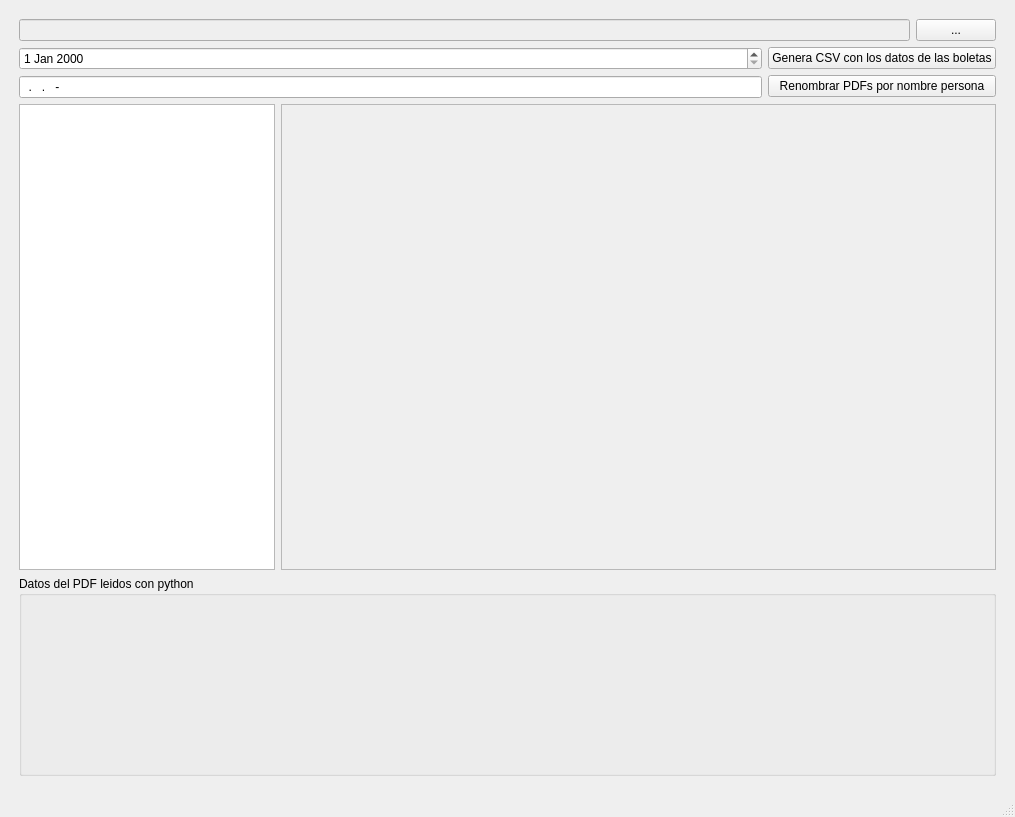
<?xml version="1.0" encoding="UTF-8"?>
<ui version="4.0">
 <class>MainWindow</class>
 <widget class="QMainWindow" name="MainWindow">
  <property name="geometry">
   <rect>
    <x>0</x>
    <y>0</y>
    <width>1015</width>
    <height>817</height>
   </rect>
  </property>
  <property name="windowTitle">
   <string>MainWindow</string>
  </property>
  <widget class="QWidget" name="centralwidget">
   <layout class="QHBoxLayout" name="horizontalLayout">
    <item>
     <layout class="QVBoxLayout" name="verticalMainLayout">
      <property name="leftMargin">
       <number>10</number>
      </property>
      <property name="topMargin">
       <number>10</number>
      </property>
      <property name="rightMargin">
       <number>10</number>
      </property>
      <property name="bottomMargin">
       <number>10</number>
      </property>
      <item>
       <layout class="QHBoxLayout" name="pathHorizontalLayout">
        <item>
         <widget class="QLineEdit" name="folderPathLineEdit">
          <property name="enabled">
           <bool>false</bool>
          </property>
          <property name="statusTip">
           <string>Path de los archivos PDFs</string>
          </property>
         </widget>
        </item>
        <item>
         <widget class="QPushButton" name="folderPathButton">
          <property name="statusTip">
           <string>Seleccione carpeta con los archivos PDFs</string>
          </property>
          <property name="text">
           <string>...</string>
          </property>
         </widget>
        </item>
       </layout>
      </item>
      <item>
       <layout class="QVBoxLayout" name="pathVerticalLayout">
        <property name="bottomMargin">
         <number>0</number>
        </property>
        <item>
         <layout class="QHBoxLayout" name="applyButtonsHorizontalLayout">
          <item>
           <layout class="QVBoxLayout" name="verticalLayout">
            <item>
             <widget class="QDateEdit" name="fechaEventoDateEdit">
              <property name="toolTip">
               <string/>
              </property>
              <property name="statusTip">
               <string>Inserte fecha del evento</string>
              </property>
             </widget>
            </item>
            <item>
             <widget class="QLineEdit" name="rutEmpleadorEditText">
              <property name="statusTip">
               <string>Inserte RUT del empleador</string>
              </property>
              <property name="inputMask">
               <string>99.999.999-9</string>
              </property>
              <property name="placeholderText">
               <string>Inserte RUT del empleador...</string>
              </property>
             </widget>
            </item>
           </layout>
          </item>
          <item>
           <layout class="QVBoxLayout" name="verticalLayout_2">
            <item>
             <widget class="QPushButton" name="generateScrapTableButton">
              <property name="text">
               <string>Genera CSV con los datos de las boletas</string>
              </property>
             </widget>
            </item>
            <item>
             <widget class="QPushButton" name="changeNamesButton">
              <property name="text">
               <string>Renombrar PDFs por nombre persona</string>
              </property>
             </widget>
            </item>
           </layout>
          </item>
         </layout>
        </item>
       </layout>
      </item>
      <item>
       <layout class="QHBoxLayout" name="horizontalLayout_3">
        <item>
         <widget class="QListView" name="pdfsListView">
          <property name="sizePolicy">
           <sizepolicy hsizetype="Fixed" vsizetype="Expanding">
            <horstretch>0</horstretch>
            <verstretch>0</verstretch>
           </sizepolicy>
          </property>
          <property name="minimumSize">
           <size>
            <width>250</width>
            <height>0</height>
           </size>
          </property>
          <property name="autoFillBackground">
           <bool>false</bool>
          </property>
          <property name="editTriggers">
           <set>QAbstractItemView::EditTrigger::NoEditTriggers</set>
          </property>
         </widget>
        </item>
        <item>
         <widget class="QScrollArea" name="pdfImageViewScrollArea">
          <property name="widgetResizable">
           <bool>true</bool>
          </property>
          <widget class="QWidget" name="scrollAreaWidgetContents">
           <property name="geometry">
            <rect>
             <x>0</x>
             <y>0</y>
             <width>711</width>
             <height>417</height>
            </rect>
           </property>
          </widget>
         </widget>
        </item>
       </layout>
      </item>
      <item>
       <widget class="QGroupBox" name="groupBox">
        <property name="sizePolicy">
         <sizepolicy hsizetype="Expanding" vsizetype="Fixed">
          <horstretch>0</horstretch>
          <verstretch>0</verstretch>
         </sizepolicy>
        </property>
        <property name="minimumSize">
         <size>
          <width>0</width>
          <height>200</height>
         </size>
        </property>
        <property name="title">
         <string>Datos del PDF leidos con python</string>
        </property>
        <widget class="QWidget" name="horizontalLayoutWidget_4">
         <property name="geometry">
          <rect>
           <x>10</x>
           <y>29</y>
           <width>951</width>
           <height>161</height>
          </rect>
         </property>
         <layout class="QHBoxLayout" name="horizontalLayout_4">
          <item>
           <layout class="QFormLayout" name="formLayoutLeft">
            <property name="labelAlignment">
             <set>Qt::AlignmentFlag::AlignLeading|Qt::AlignmentFlag::AlignLeft|Qt::AlignmentFlag::AlignVCenter</set>
            </property>
            <property name="formAlignment">
             <set>Qt::AlignmentFlag::AlignLeading|Qt::AlignmentFlag::AlignLeft|Qt::AlignmentFlag::AlignVCenter</set>
            </property>
           </layout>
          </item>
         </layout>
        </widget>
       </widget>
      </item>
     </layout>
    </item>
   </layout>
  </widget>
  <widget class="QMenuBar" name="menubar">
   <property name="geometry">
    <rect>
     <x>0</x>
     <y>0</y>
     <width>1015</width>
     <height>33</height>
    </rect>
   </property>
  </widget>
  <widget class="QStatusBar" name="statusbar"/>
 </widget>
 <resources/>
 <connections/>
</ui>
